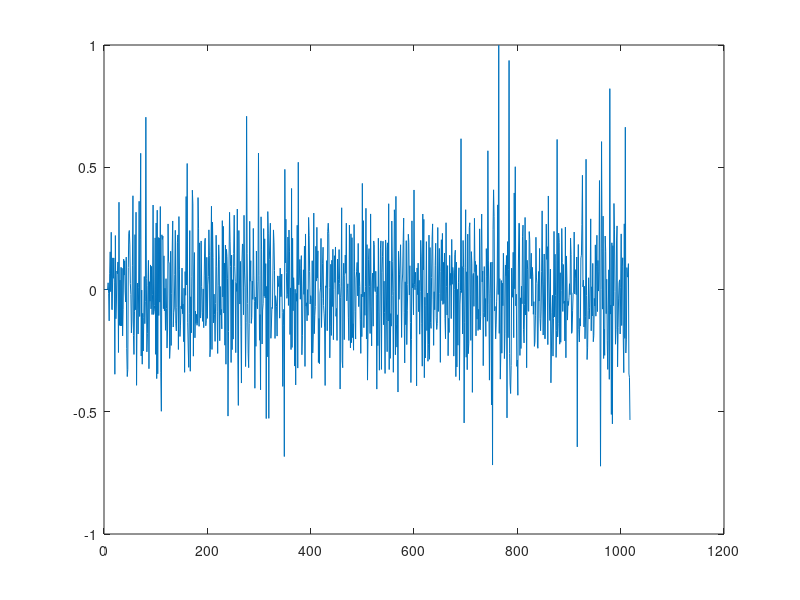

This chart was generated by the following MATLAB code: (Note: this script raises an error after producing the figure.)
%% EECE 574 Self-tuning
%% Author: Holguer A. Becerra
%% assignment 1.
%% Professor: Guy Dummont.
%% RLS

clear
clc
load data2017.mat

u=data(:,1); %System Input
y=data(:,2); %System Output

n=4;% system order
m=length(u);
error=0;
error_n=1;

theta=zeros(1,2*n)'; % create a zero vector for the coefficients a and b, 2 for a 2 for b
alpha=1e4; %%init factor
P=alpha*eye(2*n); % Covariance Matrix
lambda=1; % Forgetting Factor
lambda_inv=1/lambda; % inverse Forgetting Factor

    for k=n*2:m,%%sweeping out y
        %taking the new seeds for the coefficients estimation or observations,
        %2 samples behind
        xt=[];
        for order=1:n,
            xt=[xt -y(k-order)];
        end
        for order=1:n,
            xt=[xt u(k-order)];
        end
        x=xt';%this would be xT-- or x Transpose
        %calculating P cvariance matrix
        P=lambda_inv*(P-(P*x*xt*P)/(lambda+xt*P*x));
        %taking the covariance matrix calculate and update the weights (Thetha, which are A(t), and B(t) coeffiecients)
        theta=theta-P*x*(xt*theta-y(k));
                   %____
                     %|
                     %.-> K(t+1)=P*x=P(t+1)*x(t+1)
         residual=y(k)-xt*theta;
         error=(error+residual*residual);
         error=error*0.5;
         error_v(error_n)=residual;
         error_n=error_n+1;
    end
figure;
plot(error_v);
%taking out the coeficcients
a=[];
b=[];
for order=1:n,
   a=[a theta(order,1)];
   b=[b theta(n+order,1)];
end
u1=u;%copy of the input signal
numerator=b;
denomi=[1 a];
yestimate=dlsim(numerator,denomi,u1);%simulation of a discrete linear system to calculate Y estimated

%%
corre_value= correlate_signals(y,yestimate);%%calculate the correlation between the 2 signals, the higher the value the
%more correlated or similar the signals are.
str=sprintf('similarity= %f%%', corre_value);
%%plot the results.
figure;
plot(yestimate,'r');
hold on;
plot(y,'b');
grid on;
xlabel('samples number');
ylabel('System Response');
dim = [0.2 0.6 0.3 0.3];
annotation('textbox',dim,'String',str,'FitBoxToText','on');
legend('Identified Model','Orginal Model');

A=[1 a];
B=[b];
%C = [1 r1 r2];
arx1red=idpoly(denomi,numerator);%,[1 r1 r2],1); 
zi=iddata(y(100+21:502),u(20+100:501),2); 
compare(zi,arx1red);
hold on;
